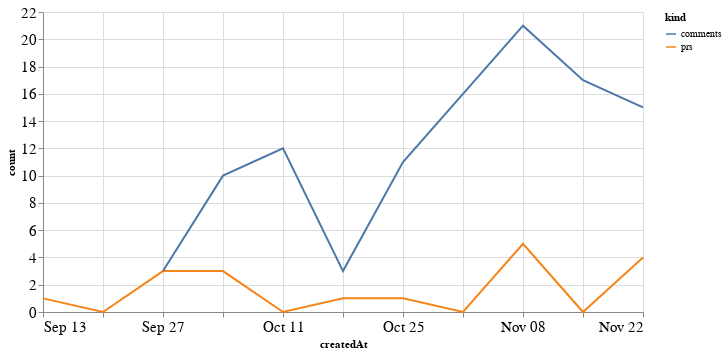

Notebook code cell kept with this figure:
### Code cell
alt.Chart(total_time, width=600).mark_line().encode(
    x='createdAt',
    y='count',
    color='kind'
)

### Figure 1 — Vega-Lite specification as saved in the notebook (floating-point values rounded to 4 significant figures)
{"config": {"axisLeft": {"labelFontSize": 15}, "axisBottom": {"labelFontSize": 15}}, "data": {"name": "data-8ed7ef7550f9f905c5813d28857f4d9d"}, "mark": "line", "encoding": {"color": {"type": "nominal", "field": "kind"}, "x": {"type": "temporal", "field": "createdAt"}, "y": {"type": "quantitative", "field": "count"}}, "width": 600, "$schema": "https://vega.github.io/schema/vega-lite/v4.8.1.json", "datasets": {"data-8ed7ef7550f9f905c5813d28857f4d9d": [{"createdAt": "2020-09-13T00:00:00", "kind": "prs", "count": 1.0}, {"createdAt": "2020-09-20T00:00:00", "kind": "prs", "count": 0.0}, {"createdAt": "2020-09-27T00:00:00", "kind": "prs", "count": 3.0}, {"createdAt": "2020-10-04T00:00:00", "kind": "prs", "count": 3.0}, {"createdAt": "2020-10-11T00:00:00", "kind": "prs", "count": 0.0}, {"createdAt": "2020-10-18T00:00:00", "kind": "prs", "count": 1.0}, {"createdAt": "2020-10-25T00:00:00", "kind": "prs", "count": 1.0}, {"createdAt": "2020-11-01T00:00:00", "kind": "prs", "count": 0.0}, {"createdAt": "2020-11-08T00:00:00", "kind": "prs", "count": 5.0}, {"createdAt": "2020-11-15T00:00:00", "kind": "prs", "count": 0.0}, {"createdAt": "2020-11-22T00:00:00", "kind": "prs", "count": 4.0}, {"createdAt": "2020-09-13T00:00:00", "kind": "comments", "count": null}, {"createdAt": "2020-09-20T00:00:00", "kind": "comments", "count": null}, {"createdAt": "2020-09-27T00:00:00", "kind": "comments", "count": 3.0}, {"createdAt": "2020-10-04T00:00:00", "kind": "comments", "count": 10.0}, {"createdAt": "2020-10-11T00:00:00", "kind": "comments", "count": 12.0}, {"createdAt": "2020-10-18T00:00:00", "kind": "comments", "count": 3.0}, {"createdAt": "2020-10-25T00:00:00", "kind": "comments", "count": 11.0}, {"createdAt": "2020-11-01T00:00:00", "kind": "comments", "count": 16.0}, {"createdAt": "2020-11-08T00:00:00", "kind": "comments", "count": 21.0}, {"createdAt": "2020-11-15T00:00:00", "kind": "comments", "count": 17.0}, {"createdAt": "2020-11-22T00:00:00", "kind": "comments", "count": 15.0}]}}
